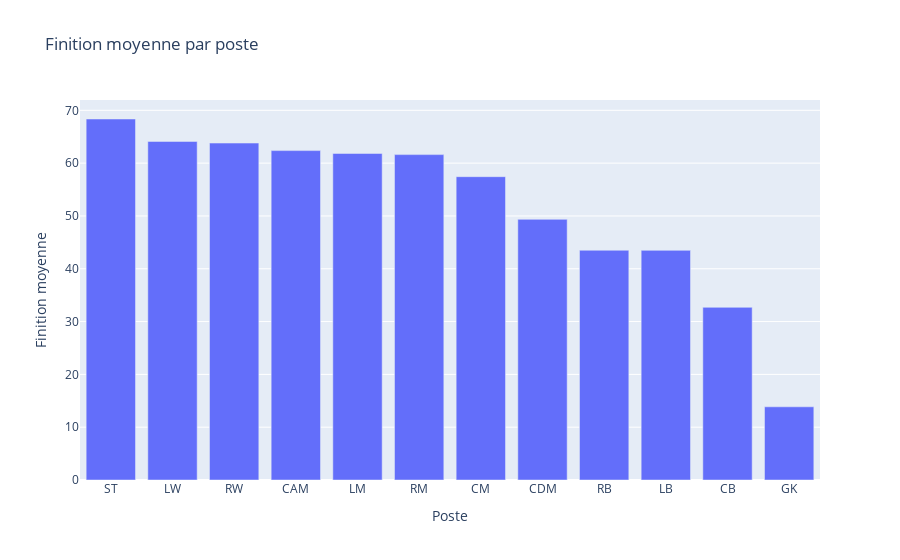

The notebook cell saved with this chart:
### Code cell
# Utilisation avec les variables 'Position' et 'Finishing'
representer_moyenne_par_categorie(df, 'Position', 'Finishing', 
                                  titre="Finition moyenne par poste", 
                                  xlabel="Poste", 
                                  ylabel="Finition moyenne")

### Figure 1 — Plotly figure (JSON) as saved in the notebook; plotly's stock layout.template omitted (floating-point values rounded to 4 significant figures)
{"data": [{"alignmentgroup": "True", "hovertemplate": "Poste=%{x}<br>Finition moyenne=%{y}<extra></extra>", "legendgroup": "", "marker": {"color": "#636efa", "pattern": {"shape": ""}}, "name": "", "offsetgroup": "", "orientation": "v", "showlegend": false, "textposition": "auto", "type": "bar", "x": ["ST", "LW", "RW", "CAM", "LM", "RM", "CM", "CDM", "RB", "LB", "CB", "GK"], "xaxis": "x", "y": [68.36, 64.1, 63.8, 62.37, 61.83, 61.61, 57.43, 49.35, 43.5, 43.48, 32.69, 13.86], "yaxis": "y"}], "layout": {"barmode": "relative", "legend": {"tracegroupgap": 0}, "title": {"text": "Finition moyenne par poste"}, "xaxis": {"anchor": "y", "domain": [0, 1], "title": {"text": "Poste"}}, "yaxis": {"anchor": "x", "domain": [0, 1], "title": {"text": "Finition moyenne"}}}}
